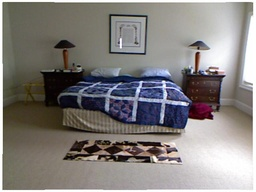
#> input picture data/NYU-RGB/15.jpg, 256 x 192 px, shrunk from 640 x 480 before the run, given in place of cafe.jpg, which was not available
$ python main.py
#> lines starting #> are read from the running program, lines starting #| are printed output that depends on the picture; long printed decimals are rounded; pictures that were not available may be replaced by others from this repository, and a replacement may not be noted
### depth2normal.py
import cv2
import numpy as np
import os


K = np.array([[1, 0, 0], [0, 1, 0], [0, 0, 1]])  # depth camera's intrinsic


def get_surface_normal_by_depth(depth, K=None):
    """
    depth: (h, w) of float, the unit of depth is meter
    K: (3, 3) of float, the depth camere's intrinsic
    """
    K = [[1, 0], [0, 1]] if K is None else K
    fx, fy = K[0][0], K[1][1]

    dz_dv, dz_du = np.gradient(depth)  # u, v mean the pixel coordinate in the image
    # u*depth = fx*x + cx --> du/dx = fx / depth
    du_dx = fx / depth  # x is xyz of camera coordinate
    dv_dy = fy / depth

    dz_dx = dz_du * du_dx
    dz_dy = dz_dv * dv_dy
    # cross-product (1,0,dz_dx)X(0,1,dz_dy) = (-dz_dx, -dz_dy, 1)
    normal_cross = np.dstack((-dz_dx, -dz_dy, np.ones_like(depth)))
    # normalize to unit vector
    normal_unit = normal_cross / np.linalg.norm(normal_cross, axis=2, keepdims=True)
    # set default normal to [0, 0, 1]
    normal_unit[~np.isfinite(normal_unit).all(2)] = [0, 0, 1]
    return normal_unit


def get_normal_map_by_point_cloud(depth, K):
    height, width = depth.shape

    def normalization(data):
        mo_chang = np.sqrt(
            np.multiply(data[:, :, 0], data[:, :, 0])
            + np.multiply(data[:, :, 1], data[:, :, 1])
            + np.multiply(data[:, :, 2], data[:, :, 2])
        )
        mo_chang = np.dstack((mo_chang, mo_chang, mo_chang))
        return data / mo_chang

    x, y = np.meshgrid(np.arange(0, width), np.arange(0, height))
    x = x.reshape([-1])
    y = y.reshape([-1])
    xyz = np.vstack((x, y, np.ones_like(x)))
    pts_3d = np.dot(np.linalg.inv(K), xyz * depth.reshape([-1]))
    pts_3d_world = pts_3d.reshape((3, height, width))
    f = (
        pts_3d_world[:, 1 : height - 1, 2:width]
        - pts_3d_world[:, 1 : height - 1, 1 : width - 1]
    )
    t = (
        pts_3d_world[:, 2:height, 1 : width - 1]
        - pts_3d_world[:, 1 : height - 1, 1 : width - 1]
    )
    normal_map = np.cross(f, t, axisa=0, axisb=0)
    normal_map = normalization(normal_map)
    return normal_map, pts_3d_world


def normalize_depth(depth):
    return (depth - depth.min()) / (depth.max() - depth.min())


# [26 lines that do not run on import are left out]

### seg.py
import cv2
import os
import numpy as np
import skimage
from sklearn.cluster import MeanShift, estimate_bandwidth


# [6 lines left out: function img_seg_slic, not called in this run]


def scikit_mean_shift(img, bandwidth=None):
    # img = cv2.imread(img_path)
    # img = cv2.cvtColor(img, cv2.COLOR_BGR2RGB)
    H, W, C = img.shape
    img = skimage.img_as_float(img)
    img = img.reshape((-1, 3))
    if bandwidth is None:
        bandwidth = estimate_bandwidth(img, quantile=0.1, n_samples=100)
    ms = MeanShift(bandwidth=bandwidth, bin_seeding=True)
    ms.fit(img)
    labels = ms.labels_
    cluster_centers = ms.cluster_centers_
    labels_unique = np.unique(labels)
    n_clusters_ = len(labels_unique)
    print("number of estimated clusters : %d" % n_clusters_)
    print("cluster centers: ", cluster_centers)
    print("labels: ", labels)
    segmented_img = cluster_centers[labels.reshape(H, W)]
    # segmented_img = cluster_centers[labels]
    return segmented_img

### main.py
import copy

import numpy as np
import open3d as o3d
import cv2
import os
import imageio as iio
from depth2normal import get_surface_normal_by_depth, get_normal_map_by_point_cloud
from seg import *
from utils import *


# [4 lines of commented-out code are left out]

FX_DEPTH = 5.8262448167737955e+02
FY_DEPTH = 5.8269103270988637e+02
CX_DEPTH = 3.1304475870804731e+02 / 2
CY_DEPTH = 2.3844389626620386e+02 / 2


def show_image(img):
    print(img.shape, np.min(img), np.max(img), type(img))
    plt.imshow(img)
    plt.show()


def scale_depth(depth, scale_factor=1000.0):
    depth = depth.astype(np.float32) / scale_factor
    return depth


def from_8uc1_to_16uc1(img):
    img = img.astype(np.uint16)
    return img


# [4 lines left out: function from_16uc1_to_8uc1, not called in this run]


def pcl_from_depth(depth, fx=FX_DEPTH, fy=FY_DEPTH, cx=CX_DEPTH, cy=CY_DEPTH):
    width, height = depth.shape
    depth = o3d.geometry.Image(depth)
    pcd = o3d.geometry.PointCloud.create_from_depth_image(depth, o3d.camera.PinholeCameraIntrinsic(width, height, fx, fy, cx, cy))
    # pcd = np.asarray(pcd.points)
    return pcd


# [24 lines left out: functions colored_pcl_from_depth, pcl_from_depth2, not called in this run]


def visualize_pcl(pcd):
    if type(pcd) == np.ndarray:
        pcd = o3d.geometry.PointCloud()
        pcd.points = o3d.utility.Vector3dVector(pcl)
    # pcd = o3d.geometry.PointCloud()
    # pcd.points = o3d.utility.Vector3dVector(pcl)
    pcd.transform([[1,0,0,0],[0,-1,0,0],[0,0,1,0],[0,0,0,1]])
    # o3d.visualization.draw_geometries([pcd])
    # opt = vis.get_render_option()
    # opt.show_coordinate_frame = True
    vis = o3d.visualization.Visualizer()
    vis.create_window()
    vis.add_geometry(pcd)
    opt = vis.get_render_option()
    opt.show_coordinate_frame = True
    vis.run()


# [169 lines left out: functions o3d_pcl_plane_seg, plot_point_clouds_cuboids, rotate_point_cloud_align_z_axis, get_cuboid_for_each_plane, get_sub_sections_in_pcd, get_cuboids_for_each_plane and 1 more, not called in this run]


if __name__ == '__main__':
    img_dir = './data'
    # [6 lines of commented-out code are left out]
    img_id = 'basement_lowres'
    img_id = 'cafe'
    sigma = 4
    depth_dir = 'NYU-Depth'
    rgb_dir = 'NYU-RGB'

    # [8 lines of commented-out code are left out]

    img = cv2.imread(os.path.join(img_dir, rgb_dir, img_id + '.jpg'))
#> img is the input picture: shape (192, 256, 3); mean B, G, R 125.9, 128, 131.8
    depth = cv2.imread(os.path.join(img_dir, depth_dir, img_id + '.png'), cv2.IMREAD_ANYDEPTH)
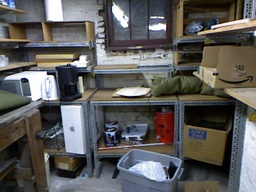
#> input picture data/NYU-RGB/basement.jpg, 256 x 192 px, shrunk from 640 x 480 before the run, given in place of cafe.png, which was not available
#> depth: shape (192, 256); min 0, max 255, mean 92.1
    depth = from_8uc1_to_16uc1(depth)
    # [6 lines of commented-out code are left out]
    depth = scale_depth(depth, scale_factor=255.0)
    show_image(depth)
#| (192, 256) 0.0 1.0 <class 'numpy.ndarray'>

    pcl = pcl_from_depth(depth)
    # pcl = colored_pcl_from_depth(depth, img)
    # pcl = pcl_from_depth2(depth)
    visualize_pcl(pcl)
    # o3d_pcl_plane_seg(pcl)
    # o3d_pcl_multi_plane_seg(pcl, num_plane=5, thr=0.002)

    K = np.array([[FX_DEPTH, 0, CX_DEPTH], [0, FY_DEPTH, CY_DEPTH], [0, 0, 1]])
    # K = np.array([[FX_DEPTH, 0, CX_DEPTH/2], [0, FY_DEPTH, CY_DEPTH/2], [0, 0, 1]])
    # K = np.array([[1, 0, 0], [0, 1, 0], [0, 0, 1]])
    normal1 = get_surface_normal_by_depth(depth, K)
#> in get_surface_normal_by_depth, `normal_cross = np.dstack((-dz_dx, -dz_dy, np.ones_like(depth)))`: normal_cross: shape (192, 256, 3) float32; 0.19% of the values are NaN or infinite; the others: min -23305, max 20974.5, mean -3.26
#> in get_surface_normal_by_depth, `normal_unit = normal_cross / np.linalg.norm(normal_cross, axis=2, keep..`: normal_unit: shape (192, 256, 3) float32; 0.21% of the values are NaN or infinite; the others: min -1, max 1, mean 0.00207
#> in get_surface_normal_by_depth, `normal_unit[~np.isfinite(normal_unit).all(2)] = [0, 0, 1]`:
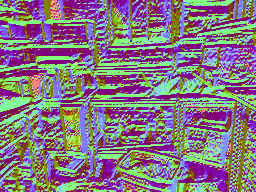
#> normal_unit: shape (192, 256, 3) float32; mean of channels 0, 1, 2 0.0223, -0.0578, 0.0445; drawn with min black and max white
    # normal1 = get_surface_normal_by_depth(depth)
    normal2, pcl = get_normal_map_by_point_cloud(depth, K)
#> in get_normal_map_by_point_cloud, `normal_map = np.cross(f, t, axisa=0, axisb=0)`:
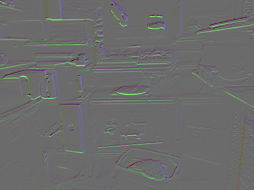
#> normal_map: shape (190, 254, 3) float64; mean of channels 0, 1, 2 1.93e-06, 6.28e-06, 1.17e-06; drawn with min black and max white
#> in normalization, `mo_chang = np.sqrt( np.multiply(data[:, :, 0], data[:, :, 0]) + np.mul..`:
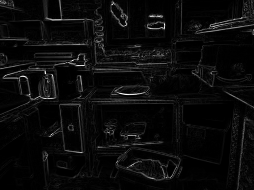
#> mo_chang: shape (190, 254) float64; min 0, max 0.00117, mean 5.28e-05; drawn with min black and max white
#> in normalization, `return data / mo_chang`: returned value: shape (190, 254, 3) float64; 0.09% of the values are NaN or infinite; the others: min -1, max 1, mean 0.0131
    vis_normal = lambda normal: np.uint8((normal + 1) / 2 * 255)[..., ::-1]
    normal1 = vis_normal(normal1)
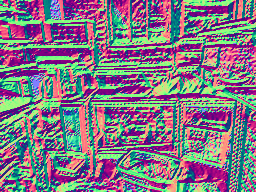
#> normal1: shape (192, 256, 3); mean of channels 0, 1, 2 132.7, 119.6, 129.8; drawn as B, G, R
    normal2 = vis_normal(normal2)
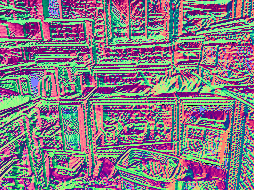
#> normal2: shape (190, 254, 3); mean of channels 0, 1, 2 131, 122.4, 132.2; drawn as B, G, R

    show_image(normal1)
#| (192, 256, 3) 0 255 <class 'numpy.ndarray'>
#| (190, 254, 3) 0 255 <class 'numpy.ndarray'>
    # show_image(normal1[..., 0])
    # show_image(normal1[..., 1])
    # show_image(normal1[..., 2])
    show_image(normal2)

    # [16 lines of commented-out code are left out]
    query = normal1
    # query = normal1 / 255.
    # show_image(query)

    query = skimage.filters.gaussian(query, sigma=sigma)
    # show_image(query)

    # # seg = scikit_mean_shift(img)
    seg = scikit_mean_shift(query)
#> in scikit_mean_shift, `bandwidth = estimate_bandwidth(img, quantile=0.1, n_samples=100)`: bandwidth = 0.0204
#> in scikit_mean_shift, `cluster_centers = ms.cluster_centers_`: cluster_centers = [[0.507, 0.506, 0.506], [0.634, 0.657, 0.68], [0.636, 0.618, 0.6], [0.613, 0.594, 0.575], [0.591, 0.571, 0.551], [0.562, 0.539, 0.516]]
#> in scikit_mean_shift, `labels_unique = np.unique(labels)`: labels_unique = [0, 1, 2, 3, 4, 5]
#> in scikit_mean_shift, `n_clusters_ = len(labels_unique)`: n_clusters_ = 6
#| number of estimated clusters : 6
#| cluster centers:  [[0.5071 0.5062 0.5055]
#|  [0.6343 0.6565 0.6797]
#|  [0.6363 0.6178 0.6002]
#|  [0.6131 0.5938 0.575]
#|  [0.5911  0.571 0.5512]
#|  [0.5622 0.5389 0.5157]]
#> (printed output is left out)
#> in scikit_mean_shift, `segmented_img = cluster_centers[labels.reshape(H, W)]`:
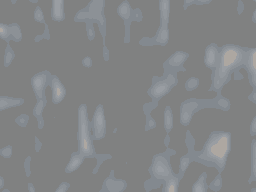
#> segmented_img: shape (192, 256, 3) float64; mean of channels 0, 1, 2 0.529, 0.523, 0.516; drawn as B, G, R
    # # seg = scikit_mean_shift(np.stack([depth, depth, depth], axis=-1))
    seg = (seg * 255).astype(np.uint8)
    show_image(seg)
#| (192, 256, 3) 128 173 <class 'numpy.ndarray'>
    print(seg.shape, seg.dtype)
#| (192, 256, 3) uint8
    iio.imwrite("seg_{}_sigma_{}.png".format(img_id, sigma), seg)

    # [19 lines of commented-out code are left out]
